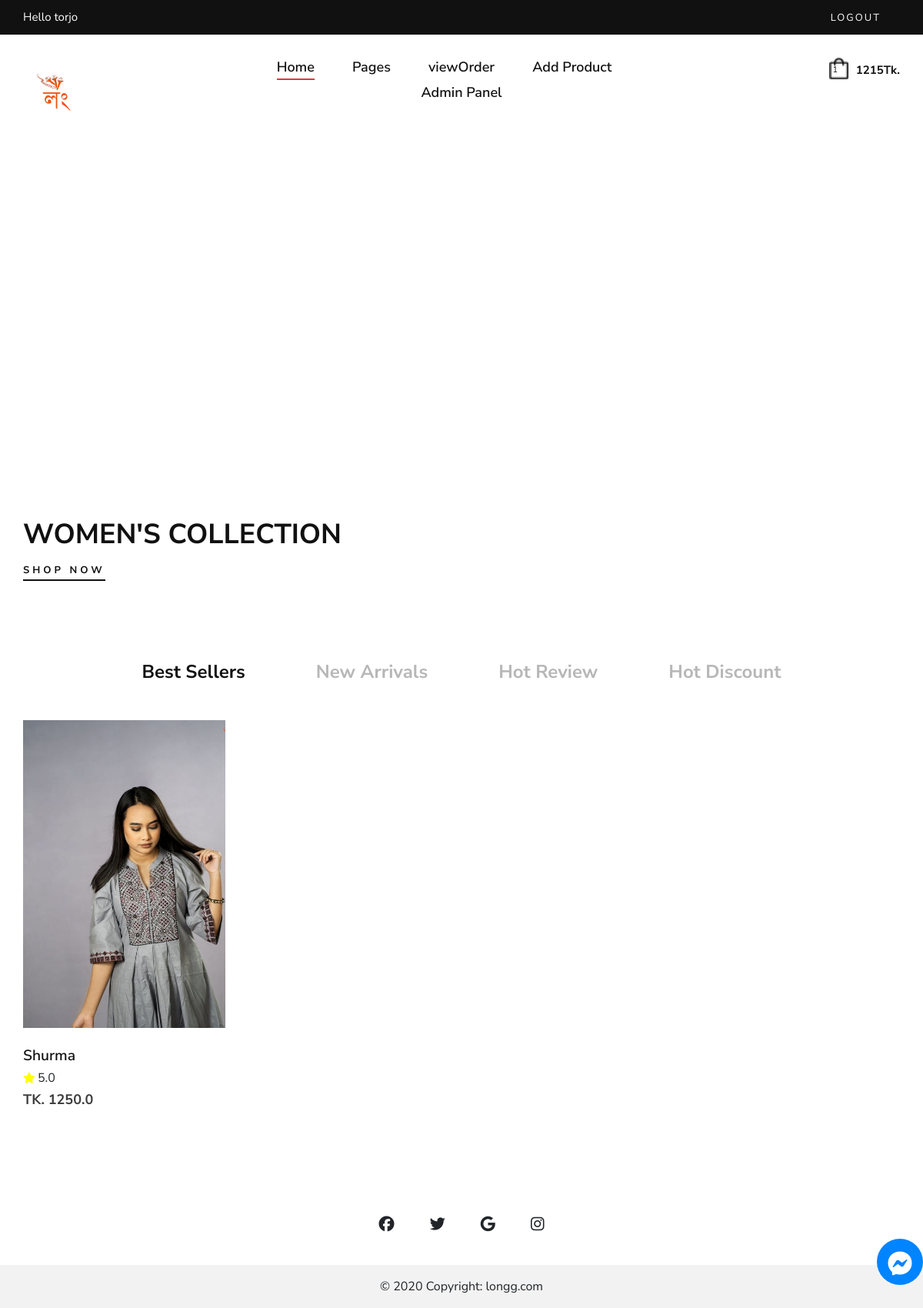
The page / (signed in) on the database as committed earlier.
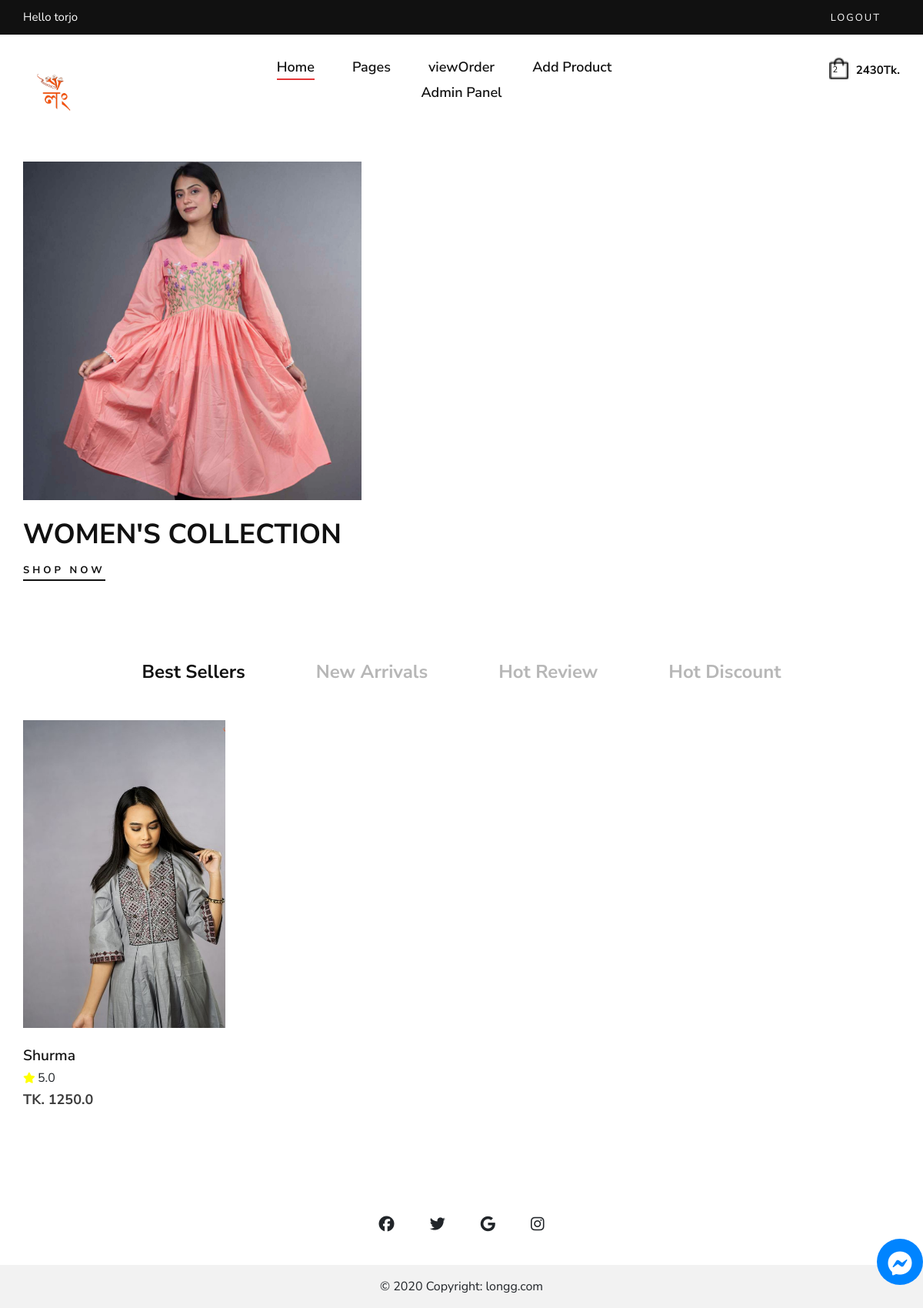
The same page on the database as committed later.
### shop/models.py (models this page shows, shortened)
class Order(models.Model):
    STATUS_CHOICES = [
        ('not_confirm','not_confirm'),
        ('Pending', 'Pending'),
        ('Processing', 'Processing'),
        ('Shipped', 'Shipped'),
        ('Delivered', 'Delivered'),
        ('Cancelled', 'Cancelled'),
    ]
    LOCATION_CHOICES = [
        ('inside_dhaka', 'Inside Dhaka'),
        ('outside_dhaka', 'Outside Dhaka'),
    ]
    user=models.ForeignKey(UserProfile,on_delete=models.SET_NULL,null=True)
    status = models.CharField(max_length=20, choices=STATUS_CHOICES, default='Pending')
    items = models.ManyToManyField('Product', through='OrderItem')
    created_at=models.DateTimeField(default=now,blank=True)
    complete=models.BooleanField(default=False,blank=True)
    order_id=models.CharField(max_length=20,null=True,blank=True)
    coupon=models.BooleanField(default=False,null=True,blank=True)
    coupon_percentange=models.PositiveIntegerField(default=0,null=True,blank=True)
    cancel_reason=models.TextField(null=True,blank=True)
    location = models.CharField(max_length=20, choices=LOCATION_CHOICES, null=True, blank=True)
    totalbill= models.PositiveIntegerField(default=0)
    delivary_charge = models.PositiveIntegerField(default=False)
    @property
    def get_total(self):
        order_items = OrderItem.objects.filter(order=self)
        total = sum(item.item_total for item in order_items)
        if self.coupon:
            total-=total*(self.coupon_percentange/100)
        return int(total)
    @property
    def total_items(self):
        order_items = OrderItem.objects.filter(order=self)
        total = sum(item.quantity for item in order_items)
        return total

class OrderItem(models.Model):
    product=models.ForeignKey(Product,on_delete=models.CASCADE,null=True)
    quantity=models.IntegerField(default=0)
    add_on_product= models.ManyToManyField(AddOnProduct)
    order = models.ForeignKey(Order, related_name='order_items',null=True, on_delete=models.CASCADE)
    size=models.CharField(max_length=10,blank=True,null=True)
    @property
    def item_total(self):
        add_on = self.add_on_product.all()
        total_add_on = sum(add_pro.price for add_pro in add_on)
        total=self.product.price*self.quantity
        return total+(total_add_on*self.quantity)

class Product(models.Model):
    name=models.CharField(max_length=100)
    slug = AutoSlugField(populate_from='name',unique=True,null=True,default=None)
    product_code=models.CharField(max_length=100,null=True,blank=True)
    add_on_product=models.ManyToManyField(AddOnProduct,blank=True)
    add_on_product2=models.ManyToManyField(AddOnProduct,related_name='ad_on_2',blank=True)
    add_on_product3=models.ManyToManyField(AddOnProduct,related_name="ad_on_3",blank=True)
    description=models.TextField(null=True,blank=True)
    price = models.IntegerField(default=0)
    discount_percent=models.IntegerField(default=0)
    main_price = models.IntegerField(default=0)
    discount=models.BooleanField(default=True,null=True,blank=False)
    productCategory = models.ManyToManyField(ProductCategory)
    image=models.ImageField(upload_to='product-image/',blank=True,null=True)
    image2=models.ImageField(upload_to='product-image/',blank=True,null=True)
    image3=models.ImageField(upload_to='product-image/',blank=True,null=True)
    image4=models.ImageField(upload_to='product-image/',blank=True,null=True)
    arrive_at=models.DateTimeField(default=now,blank=True)
    new_arrival=models.BooleanField(default=False,blank=True)
    tags = TaggableManager()
    in_stock=models.BooleanField(default=True,blank=True)
    def __str__(self):
        return str(f'{self.name} ')
    def update_price(self):
        if self.discount:
            discount = float(self.price * (self.discount_percent / 100))
            discounted_price = float(self.price - discount)
            self.main_price=self.price
            self.discount=False
            self.price = discounted_price
            return discounted_price
        else:
            discount = float(self.main_price * (self.discount_percent / 100))
            discounted_price = self.price - discount
            return discount+self.price
    def save(self, *args, **kwargs):
        calculated_price = self.update_price()
        super().save(*args, **kwargs)
    @property
    def imageURL(self):
        try:
            url=self.image.url
        except:
            url=''
        return url
    def average_rating(self):
        reviews = Review.objects.filter(product=self)
        if reviews.exists():
            s= sum([review.ratting for review in reviews]) / len(reviews)
            return round(s, 1)
        return 0

class CollectionSet(models.Model):
    name=models.CharField(max_length=100)
    hero=models.BooleanField(default=False)
    image=models.ImageField(upload_to='collectionset/',blank=True,null=True)
    @property
    def imageURL(self):
        try:
            url=self.image.url
        except:
            url=''
        return url

class Review(models.Model):
    user=models.ForeignKey(UserProfile,on_delete=models.CASCADE)
    content= models.TextField()
    image=models.ImageField(upload_to='product-review/',blank=True,null=True)
    ratting = models.IntegerField(
        choices=[(1, '1'), (2, '2'), (3, '3'), (4, '4'), (5, '5')]
    )
    product = models.ForeignKey(Product,on_delete=models.CASCADE)
    at_time = models.DateTimeField(default=now, blank=True)
    compressed_image = models.ImageField(upload_to='review-compressed/',blank=True,null=True)

### shop/views.py (the view)
# urls.py: 2. Add a URL to urlpatterns:  path('', views.home, name='home')
def home(request):
    products= Product.objects.all()
    userProfile=get_user(request)
    top_rated_product=[]
    heroCollections=CollectionSet.objects.filter(hero=True)
    collectionsets=CollectionSet.objects.filter(hero=False)
    discount_product = Product.objects.filter(
        discount_percent__gt=5
    )
    for product in products:
        rating=product.average_rating()
        time_frame = timezone.now() - product.arrive_at
        print('time frame',time_frame.days)
        if  time_frame.days <= 7:
            product.new_arrival=True
            product.save()
        else:
            product.new_arrival=False
            product.save()
        if rating>3:
            top_rated_product.append(product)
    for i in top_rated_product:
        print(i)
    new_arrival_products = Product.objects.filter(new_arrival=True)
    print(len(new_arrival_products))
    context={
        'products':products,
        'userProfile':userProfile,
        'top_rated_product':top_rated_product,
        'new_arrival_products':new_arrival_products,
        'heroCollections':heroCollections,
        'collectionsets':collectionsets,
        'discount_product':discount_product
    }
    try:
        order=Order.objects.get(user=userProfile,complete=False)
        items=OrderItem.objects.filter(order=order)
        context.update({'order':order,'items':items})
    except Exception as e:
        print(e)
    return render(request,'shop/home.html',context)

### shop/templates/shop/home.html (shortened to what this page needs)
{% extends 'shop/main.html' %}
{% load static %}
{% block body %}
<div class="contact" >
    <a href="https://m.me/" target="_blank" class="messenger-link">
        <i class="fab fa-facebook-messenger messenger-icon"></i>
    </a>
</div>
    <section class="banner spad">
        <div class="container">
            <div class="row">
                {% for collection in collectionsets %}
                {% if forloop.counter|divisibleby:2 %}
                <div class="col-lg-7 offset-lg-4">
                    <div class="banner__item">
                        <div class="banner__item__pic" >
                            <a href="{% url 'shop_grid' pk=collection.id %}" style="text-decoration: none;">
                                  <img src="{{collection.imageURL}}" style="height: 440px; max-width: 440px; object-fit: cover;" alt="">
                                </a>
                        </div>
                        <div class="banner__item__text">
                            <h2>{{collection.name}}</h2>
                            <a href="{% url 'shop_grid' pk=collection.id %}">Shop now</a>
                        </div>
                    </div>
                </div>
                {% else %}
                <a href="{% url 'shop_grid' pk=collection.id %}">
                <div class="col-lg-5">
                    <div class="banner__item banner__item--middle">
                         <div class="banner__item">
                            <div class="banner__item__pic">
                                <a href="{% url 'shop_grid' pk=collection.id %}" style="text-decoration: none;">
                                    <img src="{{collection.imageURL}}" style="height: 440px; max-width: 440px; object-fit: cover;" alt="">
</a>
                            </div>
                            <div class="banner__item__text">
                                <h2>{{collection.name}}</h2>
                                <a href="{% url 'shop_grid' pk=collection.id %}">Shop now</a>
                            </div>
                        </div>
                    </div>
                </div>
            </a>
                {% endif %}
                {% endfor %}
            </div>
        </div>
    </section>
    <section class="product spad">
        <div class="container">
            <div class="row">
                <div class="col-lg-12">
                    <ul class="filter__controls">
                        <li  class="active" data-filter="*">Best Sellers</li>
                        <li data-filter=".new-arrivals">New Arrivals</li>
                        <li data-filter=".hot-sales">Hot Review</li>
                        <li data-filter=".hot-discount">Hot Discount</li>
                    </ul>
                </div>
            </div>
            <div class="row product__filter">
                {% for product in top_rated_product %}
                <div class="col-lg-3 col-md-6 col-sm-6 col-md-6 col-sm-6 mix hot-sales">
                    <div class="product__item">
                        <a href="{% url 'shop_details' slug=product.slug %}">
                             <div class="product__item__pic set-bg" data-setbg="{{product.imageURL}}">
                        </div>
                    </a>
                        <div class="product__item__text">
                            <h6 style="font-size: 1.2rem;">{{product.name}}</h6>
                            <div class="rating">
                                <i class="fa-solid fa-star" style="color: yellow;"></i>&nbsp;&nbsp;{{product.average_rating}} <span</span>
                            </div>
                            <h5 style="opacity: .8;">TK. {{product.price}} &nbsp;
                        </div>
                    </div>
                </div>
                {% endfor %}
            </div>
        </div>
    </section>
  {% endblock %}

### shop/templates/shop/main.html (shortened to what this page needs)
<!DOCTYPE html>
{% load static %}
<html lang="zxx">
<head>
    <link rel="stylesheet" href="https://cdnjs.cloudflare.com/ajax/libs/font-awesome/6.5.1/css/all.min.css" />
    <link rel="stylesheet" href="{% static 'shop/css/bootstrap.min.css' %}" type="text/css">
    <link rel="stylesheet" href="{% static 'shop/css/font-awesome.min.css' %}" type="text/css">
    <link rel="stylesheet" href="{% static 'shop/css/elegant-icons.css' %}" type="text/css">
    <link rel="stylesheet" href="{% static 'shop/css/magnific-popup.css' %}" type="text/css">
    <link rel="stylesheet" href="{% static 'shop/css/nice-select.css' %}" type="text/css">
    <link rel="stylesheet" href="{% static 'shop/css/owl.carousel.min.css' %}" type="text/css">
    <link rel="stylesheet" href="{% static 'shop/css/slicknav.min.css' %}" type="text/css">
    <link rel="stylesheet" href="{% static 'shop/css/style.css' %}" type="text/css">
</head>
<body>
    <header class="header">
        <div class="header__top">
            <div class="container">
                <div class="row">
                    <div class="col-lg-6 col-md-7">
                        <div class="header__top__left">
                            {% if user.is_authenticated %}
                            <p>Hello {{request.user}}</p>
                            {% endif %}
                        </div>
                    </div>
                    <div class="col-lg-6 col-md-5">
                        <div class="header__top__right">
                            <div class="header__top__links">
                                {% if user.is_authenticated %}
                                <a href="{% url 'logout' %}">logout</a>
                                {% else %}
                                <a href="{% url 'login' %}">login</a>
                                {% endif %}
                            </div>
                        </div>
                    </div>
                </div>
            </div>
        </div>
        <div class="container">
            <div class="row">
                <div class="col-lg-3 col-md-3">
                    <div class="header__logo">
                        <a href="/"><img src="{% static 'image/logo/logo2.png' %}" height="80" alt=""></a>
                    </div>
                </div>
                <div class="col-lg-6 col-md-6">
                    <nav class="header__menu mobile-menu">
                        <ul>
                            <li class="active"><a href="/">Home</a></li>
                            <li><a href="#">Pages</a>
                            </li>
                            {% if userProfile.user.is_staff %}
                            <li><a href="{% url 'viewOrder' %}">viewOrder</a></li>
                            <li><a href="{% url 'product_add' %}">Add Product</a></li>
                            <li><a href="{% url 'admin:index' %}">Admin Panel</a></li>
                            {% endif %}
                        </ul>
                    </nav>
                </div>
                <div class="col-lg-3 col-md-3">
                    <div class="header__nav__option">
                        <a href="{% url 'cart' %}"><img src="{% static 'shop/img/icon/cart.png' %}" width="25" alt=""> <span>{{order.total_items}}</span></a>
                        <div class="price">{{order.get_total}}Tk.</div>
                    </div>
                </div>
            </div>
        </div>
    </header>
	{% block body %}
    {% endblock %}
    <footer class="text-center bg-body-tertiary">
        <div class="container pt-4">
          <section class="mb-4">
            <a
              data-mdb-ripple-init
              class="btn btn-link btn-floating btn-lg text-body m-1"
              href="https://www.facebook.com/LONGGFASHION"
              role="button"
              target="_blank"
              data-mdb-ripple-color="dark"
              ><i class="fab fa-facebook-f"></i
            ></a>
            <a
              data-mdb-ripple-init
              class="btn btn-link btn-floating btn-lg text-body m-1"
              href="#!"
              role="button"
              target="_blank"
              data-mdb-ripple-color="dark"
              ><i class="fab fa-twitter"></i
            ></a>
            <a
              data-mdb-ripple-init
              class="btn btn-link btn-floating btn-lg text-body m-1"
              href=""
              role="button"
              target="_blank"
              data-mdb-ripple-color="dark"
              ><i class="fab fa-google"></i
            ></a>
            <a
              data-mdb-ripple-init
              class="btn btn-link btn-floating btn-lg text-body m-1"
              href="#!"
              role="button"
              data-mdb-ripple-color="dark"
              ><i class="fab fa-instagram"></i
            ></a>
          </section>
        </div>
        <div class="text-center p-3" style="background-color: rgba(0, 0, 0, 0.05);">
          © 2020 Copyright:
          <a class="text-body" href="https://mdbootstrap.com/">longg.com</a>
        </div>
      </footer>
    <link href="https://fonts.maateen.me/mukti/font.css" rel="stylesheet">
</body>
</html>

Rows that differ between the two databases and show on the page:
computed for Order: total_items "1" → "2"; get_total "1215" → "2430"
changed CollectionSet "WOMEN'S COLLECTION": imageURL: picture added
